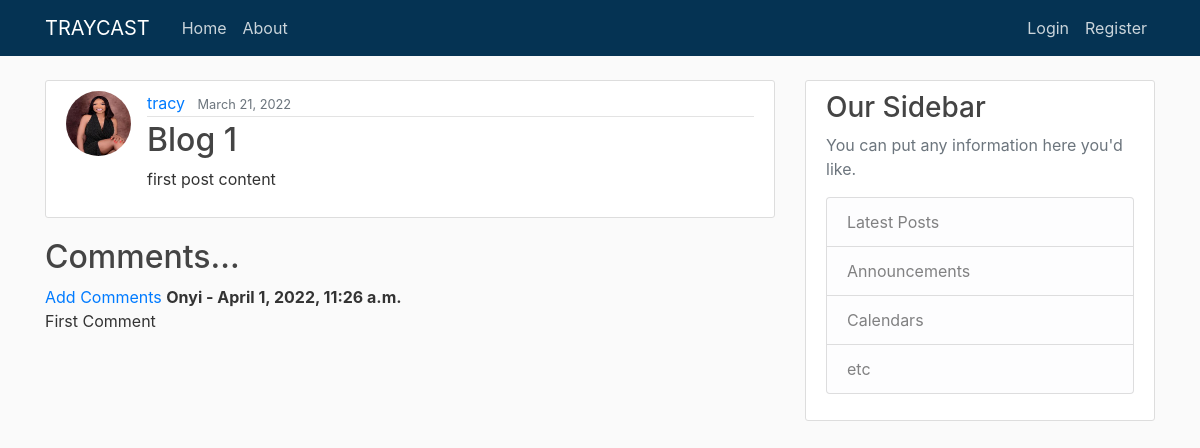
The app's page /post/1/ with its own data.
### blog/models.py (models this page shows, shortened)
class Post(models.Model):
    title = models.CharField (max_length = 100)
    content = models.TextField()
    date_posted = models.DateTimeField(default = timezone.now)
    author = models.ForeignKey(User,on_delete =models.CASCADE)

class Comment(models.Model):
    post = models.ForeignKey(Post,related_name ='comments', on_delete =models.CASCADE)
    name = models.CharField(max_length = 255)
    body = models.TextField()
    date_added = models.DateTimeField(auto_now_add = True)

### Users/models.py (models this page shows, shortened)
class Profile(models.Model):
    user =models.OneToOneField(User, on_delete=models.CASCADE)
    image =models.ImageField(default='default.jpg', upload_to='profile_pics')

### blog/views.py (the view)
# urls.py: path('post/<int:pk>/', PostDetailView.as_view(), name='post-detail'),
class PostDetailView(DetailView):
    model = Post

### blog/templates/blog/post_detail.html (shortened to what this page needs)
{% extends 'blog/base.html' %}
{% block content %}
      <article class="media content-section">
       <img class ='rounded-circle article-img' src ='{{ object.author.profile.image.url }}'>
         <div class="media-body">
          <div class="article-metadata">
            <a class="mr-2" href="{% url 'user-posts' object.author.username %}">{{ object.author }}</a>
            <small class="text-muted">{{ object.date_posted|date:"F d, Y" }}</small>
          </div>
          <h2 class ='article-title'>{{ object.title }}</h2>
          <p class="article-content">{{ object.content }}</p>
        </div>
    </article>
    <h2> Comments...</h2>
    {% if not post.comments.all %}
      No Comments yet <a href='{% url "add-comment" post.pk %} '>Add Comments</a>
      {% else %}
      <a href='{% url "add-comment" post.pk %}'>Add Comments</a>
       {% for comment in post.comments.all %}
       <strong>
       {{comment.name}} -
       {{comment.date_added}}
</strong>
<br/>
{{comment.body}}
      {% endfor %}
    {% endif %}
{% endblock content %}

### blog/static/blog/main.css (style rules this page uses)
body { background: #fafafa; color: #333333; margin-top: 5rem; }
h1, h2, h3, h4, h5, h6 { color: #444444; }
.content-section { background: #ffffff; padding: 10px 20px; border: 1px solid #dddddd; border-radius: 3px; margin-bottom: 20px; }
.article-title { color: #444444; }
.article-content { white-space: pre-line; }
.article-img { height: 65px; width: 65px; margin-right: 16px; }
.article-metadata { padding-bottom: 1px; margin-bottom: 4px; border-bottom: 1px solid #e3e3e3 }

### records on screen
Post: author.profile.image (picture), author "tracy", date_posted "March 21, 2022", title "Blog 1", content "first post content"
Comment: name "Onyi", date_added "April 1, 2022, 11:26 a.m.", body "First Comment"
